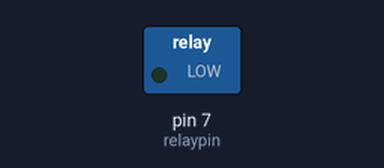
Simulated run of this sketch. Board: Arduino Uno, built with avr-gcc and run on an emulated ATmega328P. Parts: switched loads named in the sketch (green lamp = pin HIGH). Dashed ring = blinking.

Above: at 0.2 s.
Timing chart, 0 to 3.0 s (numbered marks = the images above):
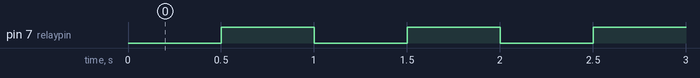

The sketch:

sketch_mar07a.ino
```cpp
int relaypin = 7;

void setup() {
  pinMode(relaypin, OUTPUT);
}

void loop() {
  digitalWrite(relaypin, LOW);
  delay(500);
  digitalWrite(relaypin, HIGH);
  delay(500);

}
```

Measured:
- by itself, pin 7 (relaypin): alternates HIGH for 0.50 s and LOW for 0.50 s
